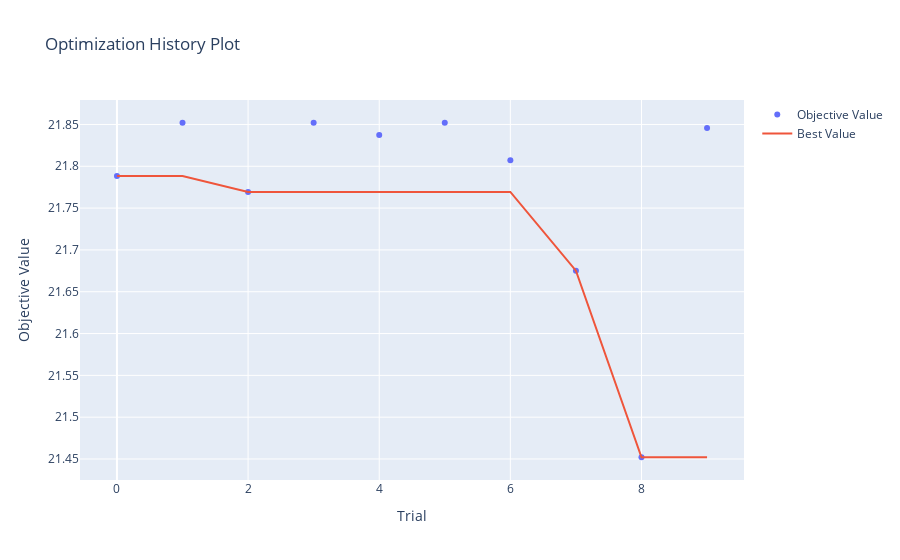

Notebook source saved alongside this figure:
### Code cell
optuna.visualization.plot_optimization_history(study)

### Figure 1 — Plotly figure (JSON) as saved in the notebook; plotly's stock layout.template omitted (floating-point values rounded to 4 significant figures)
{"data": [{"mode": "markers", "name": "Objective Value", "type": "scatter", "x": [0, 1, 2, 3, 4, 5, 6, 7, 8, 9], "y": [21.79, 21.85, 21.77, 21.85, 21.84, 21.85, 21.81, 21.68, 21.45, 21.85]}, {"mode": "lines", "name": "Best Value", "type": "scatter", "x": [0, 1, 2, 3, 4, 5, 6, 7, 8, 9], "y": [21.79, 21.79, 21.77, 21.77, 21.77, 21.77, 21.77, 21.68, 21.45, 21.45]}, {"marker": {"color": "#cccccc"}, "mode": "markers", "name": "Infeasible Trial", "showlegend": false, "type": "scatter", "x": [], "y": []}], "layout": {"title": {"text": "Optimization History Plot"}, "xaxis": {"title": {"text": "Trial"}}, "yaxis": {"title": {"text": "Objective Value"}}}}
